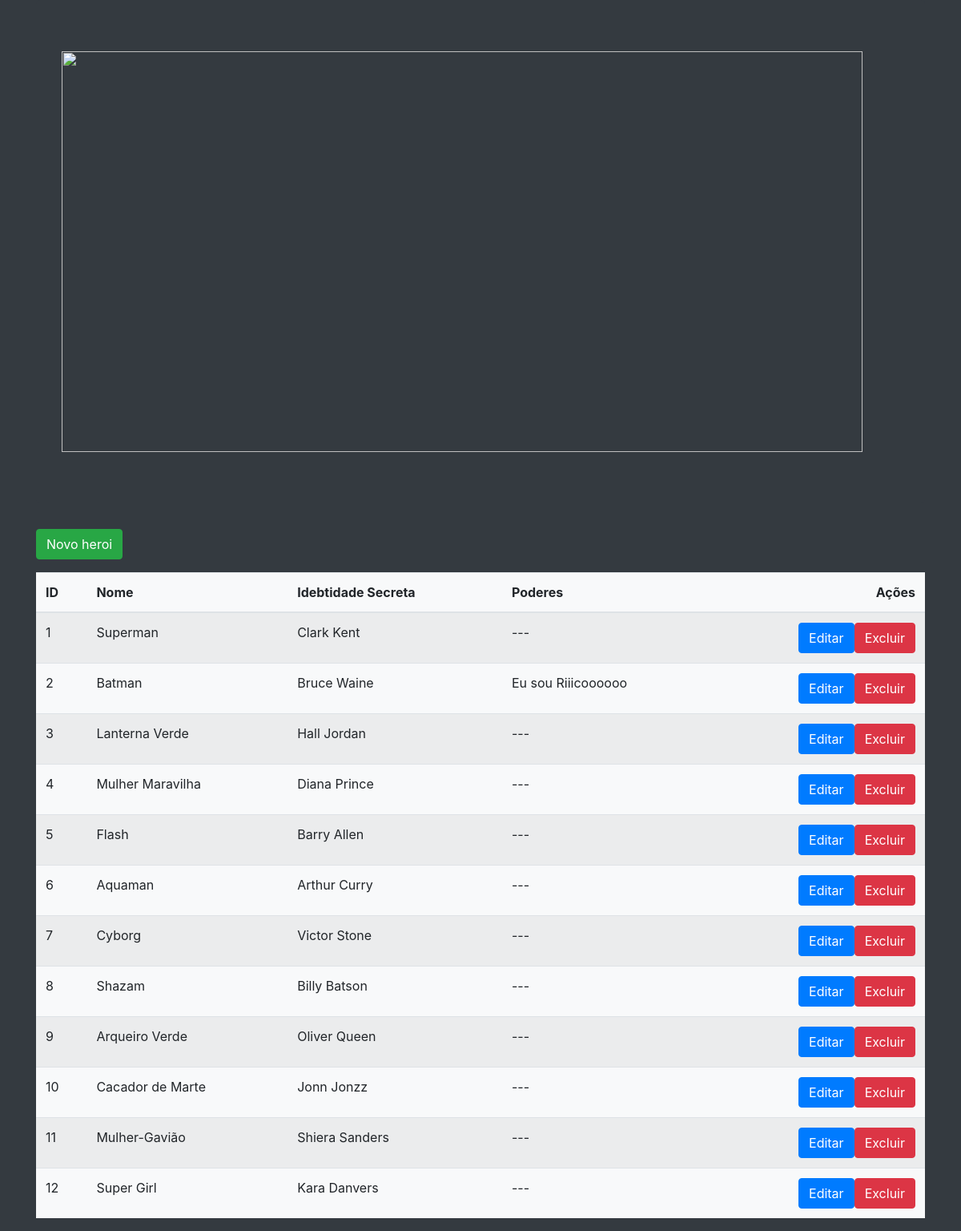
The page / on the database its author committed.
### tables this page shows
CREATE TABLE `herois` (
  `id` int NOT NULL,
  `nome` varchar(250) NOT NULL,
  `identidade_secreta` varchar(250) NOT NULL
);

CREATE TABLE `poderes` (
  `id` int NOT NULL,
  `heroi_id` int NOT NULL,
  `titulo` varchar(250) NOT NULL
);

### index.php (called while the page is built, shortened)
<?php
$herois = Heroi::getHerois();
include __DIR__ . '/includes/header.php';
include __DIR__ . '/includes/listagem.php';
include __DIR__ . '/includes/footer.php';

### app/Db/Database.php (called while the page is built, shortened)
<?php
class Database
{
    private $table;
    private $connection;
    public function __construct($table = null)
    {
        $this->table = $table;
    }
    private function setConnection()
    {
        try {
            $this->connection = new PDO('mysql:host=' . self::HOST . ';dbname=' . self::NAME, self::USER, self::PASS);
            $this->connection->setAttribute(PDO::ATTR_ERRMODE, PDO::ERRMODE_EXCEPTION);
        } catch (PDOException $e) {
            die('ERROR: ' . $e->getMessage());
        }
    }
    public function execute($query, $params = [])
    {
        try {
            $statement = $this->connection->prepare($query);
            $statement->execute($params);
            return $statement;
        } catch (PDOException $e) {
            die('ERROR: ' . $e->getMessage());
        }
    }
    public function select($where = null, $order = null, $limit = null, $fields = '*')
    {
        $where = strlen($where) ? 'WHERE ' . $where : '';
        $order = strlen($order) ? 'ORDER BY ' . $order : '';
        $limit = strlen($limit) ? 'LIMIT ' . $limit : '';
        $query = 'SELECT ' . $fields . ' FROM ' . $this->table . ' ' . $where . ' ' . $order . ' ' . $limit;
        return $this->execute($query);
    }
}

### app/Entity/Heroi.php (called while the page is built, shortened)
<?php
class Heroi
{
    public static function getHerois($where = null, $order = null, $limit = null)
    {
        $herois = (new Database('herois'))->select($where, $order, $limit)
            ->fetchAll(PDO::FETCH_CLASS, self::class);
        foreach($herois as $heroi){
            $poderes = (new Database('poderes'))->select('heroi_id = ' . $heroi->id)
                ->fetchAll(PDO::FETCH_CLASS, self::class);
            $heroi->poderes = $poderes;
        }
        return $herois;
    }
}

### includes/listagem.php (the view, shortened to what this page needs)
<?php
  $resultados = '';
  foreach($herois as $heroi){
    $resultados .= '<tr>';
    $resultados .= '<td>'.$heroi->id.'</td>';
    $resultados .= '<td>'.$heroi->nome.'</td>';
    $resultados .= '<td>'.$heroi->identidade_secreta.'</td>';
    $resultados .= '<td>';
    if($heroi->poderes){
        foreach($heroi->poderes as $poder){
            $resultados .= $poder->titulo .' <br> ';
        }
    } else {
        $resultados .= " --- ";
    }
    $resultados .= '</td>';
    $resultados .= '<td class="text-right">';
    $resultados .= '<a href="editar.php?id='.$heroi->id.'">';
    $resultados .= '<button type="button" class="btn btn-primary">Editar</button>';
    $resultados .= '</a>';
    $resultados .= '<a href="excluir.php?id='.$heroi->id.'">';
    $resultados .= '<button type="button" class="btn btn-danger">Excluir</button>';
    $resultados .= '</a>';
    $resultados .= '</td>';
    $resultados .= '</tr>';
  }
?>
<main>
  <section>
    <a href="cadastrar.php">
      <button class="btn btn-success">Novo heroi</button>
    </a>
  </section>
  <section>
    <table class="table bg-light mt-3 table-striped">
        <thead>
          <tr class="centro">
            <th>ID</th>
            <th>Nome</th>
            <th>Idebtidade Secreta</th>
            <th>Poderes</th>
            <th class="text-right">Ações</th>
          </tr>
        </thead>
        <tbody>
            <?=$resultados?>
        </tbody>
    </table>
  </section>
</main>

### includes/header.php (shortened to what this page needs)
<!doctype html>
<html lang="en">
  <head>
    <link rel="stylesheet" href="https://stackpath.bootstrapcdn.com/bootstrap/4.5.2/css/bootstrap.min.css">
  </head>
  <body class="bg-dark text-light">
    <div class="container">
      <div class="jumbotron bg-dark">
        <img src="http://localhost/img/882622.jpg" width= "1000px" height="500px">
      </div>

### includes/footer.php (shortened to what this page needs)
    </div>
  </body>
</html>

### rows shown on the page
herois: id "1", nome "Superman", identidade_secreta "Clark Kent", value "---"
herois: id "2", nome "Batman", identidade_secreta "Bruce Waine"
poderes: titulo "Eu sou Riiicoooooo"
herois: id "3", nome "Lanterna Verde", identidade_secreta "Hall Jordan", value "---"
herois: id "4", nome "Mulher Maravilha", identidade_secreta "Diana Prince", value "---"
herois: id "5", nome "Flash", identidade_secreta "Barry Allen", value "---"
herois: id "6", nome "Aquaman", identidade_secreta "Arthur Curry", value "---"
herois: id "7", nome "Cyborg", identidade_secreta "Victor Stone", value "---"
herois: id "8", nome "Shazam", identidade_secreta "Billy Batson", value "---"
herois: id "9", nome "Arqueiro Verde", identidade_secreta "Oliver Queen", value "---"
herois: id "10", nome "Cacador de Marte", identidade_secreta "Jonn Jonzz", value "---"
herois: id "11", nome "Mulher-Gavião", identidade_secreta "Shiera Sanders", value "---"
herois: id "12", nome "Super Girl", identidade_secreta "Kara Danvers", value "---"
